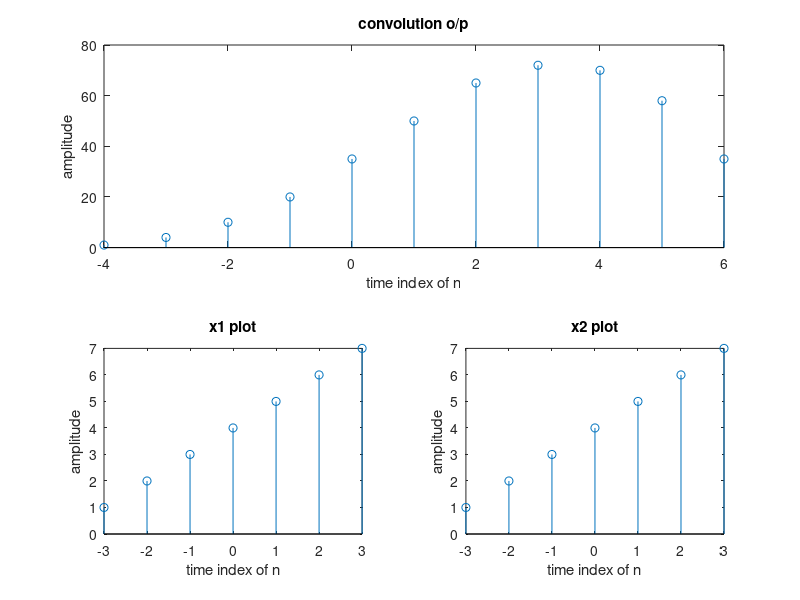

MATLAB code to generate this figure:
%lin conv of 2 sided seq
%computation part
x1=[1 2 3 4 5 6 7];
n1=-3:3;
x2=[1 2 3 4 5];
n2=-1:4;
%add last elements of time vector
ybegin=n1(1)+n2(1);
yend=n1(length(x1))+n2(length(x2));
ny=ybegin:yend;
y=conv(x1,x2);
disp('lin conv of x1 & x2');
disp(y);

%graphical disp with time info
subplot(2,1,1);
stem(ny,y);
xlabel('time index of n');
ylabel('amplitude');
title('convolution o/p');

subplot(2,2,3);
stem(n1,x1);
xlabel('time index of n');
ylabel('amplitude');
title('x1 plot');

subplot(2,2,4);
stem(n1,x1);
xlabel('time index of n');
ylabel('amplitude');
title('x2 plot');









